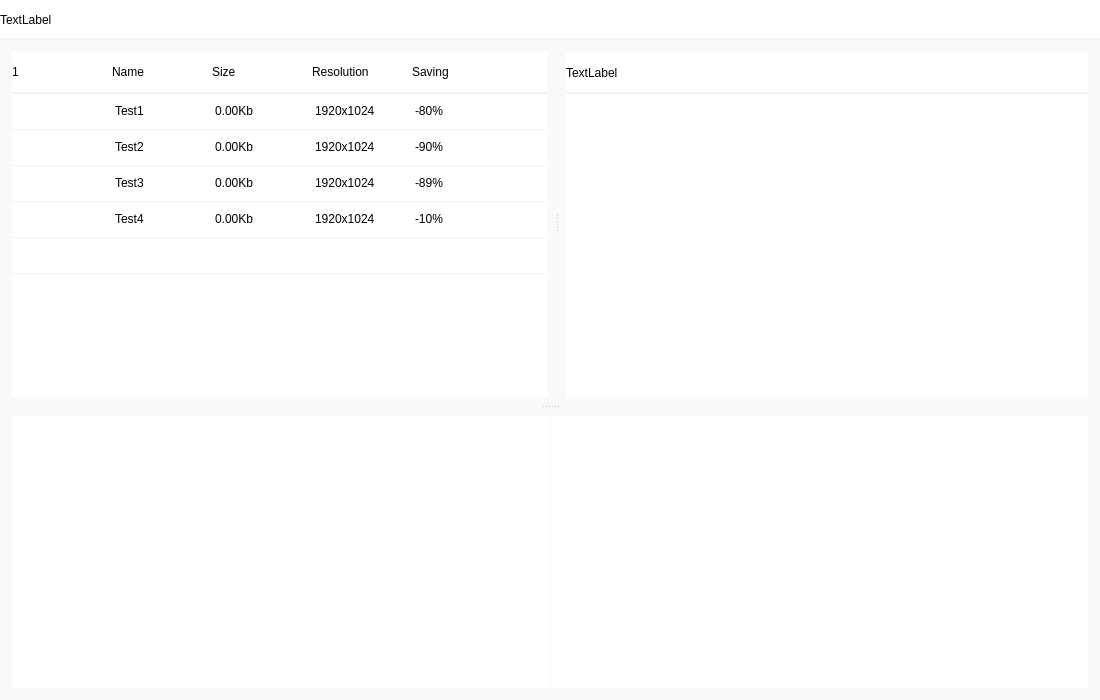
<?xml version="1.0" encoding="UTF-8"?>
<ui version="4.0">
 <class>Caesium</class>
 <widget class="QMainWindow" name="Caesium">
  <property name="geometry">
   <rect>
    <x>0</x>
    <y>0</y>
    <width>1100</width>
    <height>700</height>
   </rect>
  </property>
  <property name="font">
   <font>
    <family>Helvetica</family>
   </font>
  </property>
  <property name="windowTitle">
   <string>Caesium</string>
  </property>
  <property name="styleSheet">
   <string notr="true">background-color: #F8F9FA;</string>
  </property>
  <property name="locale">
   <locale language="English" country="UnitedStates"/>
  </property>
  <widget class="QWidget" name="centralWidget">
   <layout class="QVBoxLayout" name="verticalLayout_2">
    <property name="spacing">
     <number>0</number>
    </property>
    <property name="leftMargin">
     <number>0</number>
    </property>
    <property name="topMargin">
     <number>0</number>
    </property>
    <property name="rightMargin">
     <number>0</number>
    </property>
    <property name="bottomMargin">
     <number>0</number>
    </property>
    <item>
     <layout class="QHBoxLayout" name="horizontalLayout">
      <item>
       <widget class="QLabel" name="header_Label">
        <property name="minimumSize">
         <size>
          <width>0</width>
          <height>40</height>
         </size>
        </property>
        <property name="font">
         <font>
          <family>Helvetica</family>
         </font>
        </property>
        <property name="styleSheet">
         <string notr="true">background-color: #FFFFFF;
border-bottom: 2px solid #F2F2F2;</string>
        </property>
        <property name="lineWidth">
         <number>0</number>
        </property>
        <property name="text">
         <string>TextLabel</string>
        </property>
       </widget>
      </item>
     </layout>
    </item>
    <item>
     <widget class="QSplitter" name="splitter_2">
      <property name="font">
       <font>
        <family>Helvetica</family>
       </font>
      </property>
      <property name="orientation">
       <enum>Qt::Vertical</enum>
      </property>
      <property name="handleWidth">
       <number>7</number>
      </property>
      <property name="childrenCollapsible">
       <bool>false</bool>
      </property>
      <widget class="QSplitter" name="splitter">
       <property name="font">
        <font>
         <family>Helvetica</family>
        </font>
       </property>
       <property name="styleSheet">
        <string notr="true"/>
       </property>
       <property name="orientation">
        <enum>Qt::Horizontal</enum>
       </property>
       <property name="opaqueResize">
        <bool>true</bool>
       </property>
       <property name="handleWidth">
        <number>7</number>
       </property>
       <widget class="QWidget" name="verticalLayoutWidget">
        <property name="font">
         <font>
          <family>Helvetica</family>
         </font>
        </property>
        <layout class="QVBoxLayout" name="verticalLayout_3">
         <property name="leftMargin">
          <number>12</number>
         </property>
         <property name="topMargin">
          <number>12</number>
         </property>
         <property name="rightMargin">
          <number>6</number>
         </property>
         <property name="bottomMargin">
          <number>6</number>
         </property>
         <item>
          <widget class="QTreeWidget" name="list_TreeWidget">
           <property name="font">
            <font>
             <family>Helvetica</family>
            </font>
           </property>
           <property name="focusPolicy">
            <enum>Qt::NoFocus</enum>
           </property>
           <property name="styleSheet">
            <string notr="true">QTreeWidget {
	background-color: #FFFFFF;
	outline: none;
	border: none;
}

QHeaderView {
	background-color: #FFFFFF;
    text-transform: uppercase;
}
QHeaderView::section {
    height: 40px;
	background-color: #FFFFFF;
	border: none;
	line-height: 15px;
	border-bottom: 2px solid #F2F2F2;
}

QTreeView::item {
	height: 35px;
	border-bottom: 1px solid #F2F2F2;
}

QTreeView::item:hover {
	background-color: #F2F2F2;
}
</string>
           </property>
           <property name="frameShape">
            <enum>QFrame::NoFrame</enum>
           </property>
           <property name="frameShadow">
            <enum>QFrame::Plain</enum>
           </property>
           <property name="lineWidth">
            <number>0</number>
           </property>
           <property name="showDropIndicator" stdset="0">
            <bool>true</bool>
           </property>
           <property name="indentation">
            <number>0</number>
           </property>
           <property name="itemsExpandable">
            <bool>false</bool>
           </property>
           <column>
            <property name="text">
             <string/>
            </property>
           </column>
           <column>
            <property name="text">
             <string>Name</string>
            </property>
            <property name="font">
             <font>
              <family>Helvetica</family>
             </font>
            </property>
           </column>
           <column>
            <property name="text">
             <string>Size</string>
            </property>
            <property name="font">
             <font>
              <family>Helvetica</family>
             </font>
            </property>
           </column>
           <column>
            <property name="text">
             <string>Resolution</string>
            </property>
            <property name="font">
             <font>
              <family>Helvetica</family>
             </font>
            </property>
           </column>
           <column>
            <property name="text">
             <string>Saving</string>
            </property>
            <property name="font">
             <font>
              <family>Helvetica</family>
              <italic>false</italic>
             </font>
            </property>
           </column>
           <item>
            <property name="text">
             <string/>
            </property>
            <property name="text">
             <string>Test1</string>
            </property>
            <property name="text">
             <string>0.00Kb</string>
            </property>
            <property name="text">
             <string>1920x1024</string>
            </property>
            <property name="text">
             <string>-80%</string>
            </property>
           </item>
           <item>
            <property name="text">
             <string/>
            </property>
            <property name="text">
             <string>Test2</string>
            </property>
            <property name="text">
             <string>0.00Kb</string>
            </property>
            <property name="text">
             <string>1920x1024</string>
            </property>
            <property name="text">
             <string>-90%</string>
            </property>
           </item>
           <item>
            <property name="text">
             <string/>
            </property>
            <property name="text">
             <string>Test3</string>
            </property>
            <property name="text">
             <string>0.00Kb</string>
            </property>
            <property name="text">
             <string>1920x1024</string>
            </property>
            <property name="text">
             <string>-89%</string>
            </property>
           </item>
           <item>
            <property name="text">
             <string/>
            </property>
            <property name="text">
             <string>Test4</string>
            </property>
            <property name="text">
             <string>0.00Kb</string>
            </property>
            <property name="text">
             <string>1920x1024</string>
            </property>
            <property name="text">
             <string>-10%</string>
            </property>
           </item>
           <item>
            <property name="text">
             <string/>
            </property>
           </item>
          </widget>
         </item>
        </layout>
       </widget>
       <widget class="QWidget" name="verticalLayoutWidget_2">
        <property name="font">
         <font>
          <family>Helvetica</family>
         </font>
        </property>
        <layout class="QVBoxLayout" name="verticalLayout_5">
         <property name="leftMargin">
          <number>6</number>
         </property>
         <property name="topMargin">
          <number>12</number>
         </property>
         <property name="rightMargin">
          <number>12</number>
         </property>
         <property name="bottomMargin">
          <number>6</number>
         </property>
         <item>
          <widget class="QFrame" name="options_Frame">
           <property name="minimumSize">
            <size>
             <width>250</width>
             <height>0</height>
            </size>
           </property>
           <property name="maximumSize">
            <size>
             <width>16777215</width>
             <height>16777215</height>
            </size>
           </property>
           <property name="styleSheet">
            <string notr="true">background-color: #FFFFFF;</string>
           </property>
           <property name="frameShape">
            <enum>QFrame::NoFrame</enum>
           </property>
           <property name="frameShadow">
            <enum>QFrame::Plain</enum>
           </property>
           <layout class="QVBoxLayout" name="verticalLayout_4">
            <property name="leftMargin">
             <number>0</number>
            </property>
            <property name="topMargin">
             <number>0</number>
            </property>
            <property name="rightMargin">
             <number>0</number>
            </property>
            <property name="bottomMargin">
             <number>0</number>
            </property>
            <item>
             <layout class="QVBoxLayout" name="verticalLayout">
              <property name="spacing">
               <number>0</number>
              </property>
              <item>
               <widget class="QLabel" name="label">
                <property name="minimumSize">
                 <size>
                  <width>0</width>
                  <height>42</height>
                 </size>
                </property>
                <property name="maximumSize">
                 <size>
                  <width>16777215</width>
                  <height>42</height>
                 </size>
                </property>
                <property name="styleSheet">
                 <string notr="true">border-bottom: 2px solid #F2F2F2;</string>
                </property>
                <property name="text">
                 <string>TextLabel</string>
                </property>
               </widget>
              </item>
              <item>
               <spacer name="verticalSpacer">
                <property name="orientation">
                 <enum>Qt::Vertical</enum>
                </property>
                <property name="sizeHint" stdset="0">
                 <size>
                  <width>20</width>
                  <height>40</height>
                 </size>
                </property>
               </spacer>
              </item>
             </layout>
            </item>
           </layout>
          </widget>
         </item>
        </layout>
       </widget>
      </widget>
      <widget class="QWidget" name="horizontalLayoutWidget_3">
       <property name="font">
        <font>
         <family>Helvetica</family>
        </font>
       </property>
       <layout class="QHBoxLayout" name="horizontalLayout_3">
        <property name="spacing">
         <number>1</number>
        </property>
        <property name="leftMargin">
         <number>12</number>
        </property>
        <property name="topMargin">
         <number>6</number>
        </property>
        <property name="rightMargin">
         <number>12</number>
        </property>
        <property name="bottomMargin">
         <number>12</number>
        </property>
        <item>
         <widget class="QLabel" name="originalImagePreview_Label">
          <property name="minimumSize">
           <size>
            <width>0</width>
            <height>150</height>
           </size>
          </property>
          <property name="font">
           <font>
            <family>Helvetica</family>
           </font>
          </property>
          <property name="styleSheet">
           <string notr="true">background-color: #FFFFFF;</string>
          </property>
          <property name="text">
           <string/>
          </property>
         </widget>
        </item>
        <item>
         <widget class="QLabel" name="compressedImagePreview_Label">
          <property name="font">
           <font>
            <family>Helvetica</family>
           </font>
          </property>
          <property name="styleSheet">
           <string notr="true">background-color: #FFFFFF;</string>
          </property>
          <property name="text">
           <string/>
          </property>
         </widget>
        </item>
       </layout>
      </widget>
     </widget>
    </item>
   </layout>
  </widget>
  <widget class="QMenuBar" name="menuBar">
   <property name="geometry">
    <rect>
     <x>0</x>
     <y>0</y>
     <width>1100</width>
     <height>19</height>
    </rect>
   </property>
   <property name="font">
    <font>
     <family>Helvetica</family>
    </font>
   </property>
  </widget>
 </widget>
 <layoutdefault spacing="6" margin="11"/>
 <resources/>
 <connections/>
</ui>
